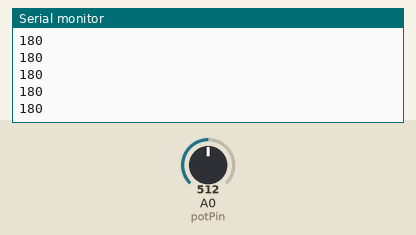
The sketch below on a simulated Arduino Uno, built with avr-gcc and run on an emulated ATmega328P. On the bench: the last lines printed to the serial monitor. The test bench sets the inputs (shaded band); at power-on: A0 (potPin) = 512.

Above: at 1.2 s.
1.3 s: A0 (potPin) set to 716
At 1.9 s:
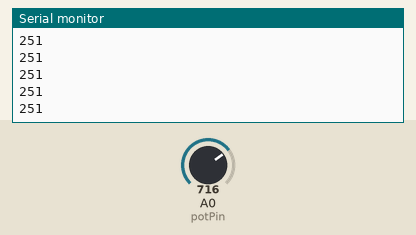
2.8 s: A0 (potPin) set to 900
At 3.7 s:
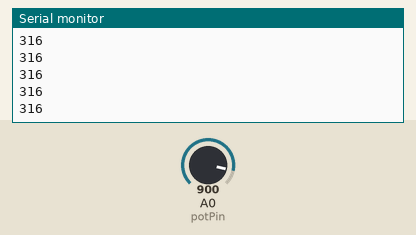
Timing chart, 0 to 5.8 s (numbered marks = the images above; inputs shaded):
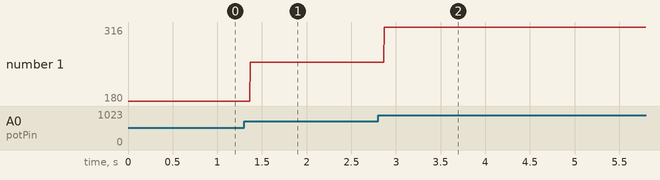

The sketch:

02-knob.ino
```cpp
int potPin = 0;

void setup() {
  Serial.begin(9600);
}

void loop() {
  int reading = analogRead(potPin);
  int degree = map(reading, 0, 1023, 0, 360);
  Serial.println(degree);
}
```

Measured:
- after the input at 1.3 s, the serial monitor: prints a new line after 0.07 s (image 1)
- after the input at 2.8 s, the serial monitor: prints a new line after 0.07 s (image 2)
- plotted number 1: 180 → 251 after the input at 1.3 s, 251 → 316 after the input at 2.8 s
